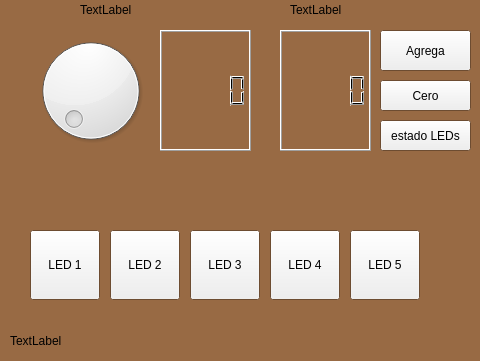
<?xml version="1.0" encoding="UTF-8"?>
<ui version="4.0">
 <class>MainWindow</class>
 <widget class="QMainWindow" name="MainWindow">
  <property name="geometry">
   <rect>
    <x>0</x>
    <y>0</y>
    <width>480</width>
    <height>361</height>
   </rect>
  </property>
  <property name="palette">
   <palette>
    <active>
     <colorrole role="Window">
      <brush brushstyle="SolidPattern">
       <color alpha="255">
        <red>152</red>
        <green>106</green>
        <blue>68</blue>
       </color>
      </brush>
     </colorrole>
    </active>
    <inactive>
     <colorrole role="Window">
      <brush brushstyle="SolidPattern">
       <color alpha="255">
        <red>152</red>
        <green>106</green>
        <blue>68</blue>
       </color>
      </brush>
     </colorrole>
    </inactive>
    <disabled>
     <colorrole role="Base">
      <brush brushstyle="SolidPattern">
       <color alpha="255">
        <red>152</red>
        <green>106</green>
        <blue>68</blue>
       </color>
      </brush>
     </colorrole>
     <colorrole role="Window">
      <brush brushstyle="SolidPattern">
       <color alpha="255">
        <red>152</red>
        <green>106</green>
        <blue>68</blue>
       </color>
      </brush>
     </colorrole>
    </disabled>
   </palette>
  </property>
  <property name="windowTitle">
   <string>MainWindow</string>
  </property>
  <widget class="QWidget" name="centralwidget">
   <widget class="QPushButton" name="pushButton">
    <property name="geometry">
     <rect>
      <x>30</x>
      <y>230</y>
      <width>70</width>
      <height>70</height>
     </rect>
    </property>
    <property name="palette">
     <palette>
      <active>
       <colorrole role="WindowText">
        <brush brushstyle="SolidPattern">
         <color alpha="255">
          <red>255</red>
          <green>255</green>
          <blue>255</blue>
         </color>
        </brush>
       </colorrole>
       <colorrole role="ButtonText">
        <brush brushstyle="SolidPattern">
         <color alpha="255">
          <red>0</red>
          <green>0</green>
          <blue>0</blue>
         </color>
        </brush>
       </colorrole>
      </active>
      <inactive>
       <colorrole role="WindowText">
        <brush brushstyle="SolidPattern">
         <color alpha="255">
          <red>255</red>
          <green>255</green>
          <blue>255</blue>
         </color>
        </brush>
       </colorrole>
       <colorrole role="ButtonText">
        <brush brushstyle="SolidPattern">
         <color alpha="255">
          <red>0</red>
          <green>0</green>
          <blue>0</blue>
         </color>
        </brush>
       </colorrole>
      </inactive>
      <disabled/>
     </palette>
    </property>
    <property name="text">
     <string>LED 1</string>
    </property>
    <property name="checkable">
     <bool>true</bool>
    </property>
   </widget>
   <widget class="QPushButton" name="pushButton_2">
    <property name="geometry">
     <rect>
      <x>110</x>
      <y>230</y>
      <width>70</width>
      <height>70</height>
     </rect>
    </property>
    <property name="palette">
     <palette>
      <active>
       <colorrole role="ButtonText">
        <brush brushstyle="SolidPattern">
         <color alpha="255">
          <red>0</red>
          <green>0</green>
          <blue>0</blue>
         </color>
        </brush>
       </colorrole>
      </active>
      <inactive>
       <colorrole role="ButtonText">
        <brush brushstyle="SolidPattern">
         <color alpha="255">
          <red>0</red>
          <green>0</green>
          <blue>0</blue>
         </color>
        </brush>
       </colorrole>
      </inactive>
      <disabled/>
     </palette>
    </property>
    <property name="text">
     <string>LED 2</string>
    </property>
    <property name="checkable">
     <bool>true</bool>
    </property>
   </widget>
   <widget class="QPushButton" name="pushButton_3">
    <property name="geometry">
     <rect>
      <x>190</x>
      <y>230</y>
      <width>70</width>
      <height>70</height>
     </rect>
    </property>
    <property name="palette">
     <palette>
      <active>
       <colorrole role="ButtonText">
        <brush brushstyle="SolidPattern">
         <color alpha="255">
          <red>0</red>
          <green>0</green>
          <blue>0</blue>
         </color>
        </brush>
       </colorrole>
      </active>
      <inactive>
       <colorrole role="ButtonText">
        <brush brushstyle="SolidPattern">
         <color alpha="255">
          <red>0</red>
          <green>0</green>
          <blue>0</blue>
         </color>
        </brush>
       </colorrole>
      </inactive>
      <disabled/>
     </palette>
    </property>
    <property name="text">
     <string>LED 3</string>
    </property>
    <property name="checkable">
     <bool>true</bool>
    </property>
   </widget>
   <widget class="QPushButton" name="pushButton_4">
    <property name="geometry">
     <rect>
      <x>270</x>
      <y>230</y>
      <width>70</width>
      <height>70</height>
     </rect>
    </property>
    <property name="palette">
     <palette>
      <active>
       <colorrole role="ButtonText">
        <brush brushstyle="SolidPattern">
         <color alpha="255">
          <red>0</red>
          <green>0</green>
          <blue>0</blue>
         </color>
        </brush>
       </colorrole>
      </active>
      <inactive>
       <colorrole role="ButtonText">
        <brush brushstyle="SolidPattern">
         <color alpha="255">
          <red>0</red>
          <green>0</green>
          <blue>0</blue>
         </color>
        </brush>
       </colorrole>
      </inactive>
      <disabled/>
     </palette>
    </property>
    <property name="text">
     <string>LED 4</string>
    </property>
    <property name="checkable">
     <bool>true</bool>
    </property>
   </widget>
   <widget class="QPushButton" name="pushButton_5">
    <property name="geometry">
     <rect>
      <x>350</x>
      <y>230</y>
      <width>70</width>
      <height>70</height>
     </rect>
    </property>
    <property name="palette">
     <palette>
      <active>
       <colorrole role="ButtonText">
        <brush brushstyle="SolidPattern">
         <color alpha="255">
          <red>0</red>
          <green>0</green>
          <blue>0</blue>
         </color>
        </brush>
       </colorrole>
      </active>
      <inactive>
       <colorrole role="ButtonText">
        <brush brushstyle="SolidPattern">
         <color alpha="255">
          <red>0</red>
          <green>0</green>
          <blue>0</blue>
         </color>
        </brush>
       </colorrole>
      </inactive>
      <disabled/>
     </palette>
    </property>
    <property name="text">
     <string>LED 5</string>
    </property>
    <property name="checkable">
     <bool>true</bool>
    </property>
   </widget>
   <widget class="QLabel" name="label">
    <property name="geometry">
     <rect>
      <x>10</x>
      <y>330</y>
      <width>411</width>
      <height>21</height>
     </rect>
    </property>
    <property name="text">
     <string>TextLabel</string>
    </property>
   </widget>
   <widget class="QLCDNumber" name="lcdNumber">
    <property name="geometry">
     <rect>
      <x>160</x>
      <y>30</y>
      <width>91</width>
      <height>121</height>
     </rect>
    </property>
    <property name="font">
     <font>
      <pointsize>20</pointsize>
     </font>
    </property>
   </widget>
   <widget class="QDial" name="dial">
    <property name="geometry">
     <rect>
      <x>30</x>
      <y>30</y>
      <width>121</width>
      <height>121</height>
     </rect>
    </property>
    <property name="maximum">
     <number>180</number>
    </property>
   </widget>
   <widget class="QLabel" name="label_2">
    <property name="geometry">
     <rect>
      <x>80</x>
      <y>0</y>
      <width>111</width>
      <height>20</height>
     </rect>
    </property>
    <property name="text">
     <string>TextLabel</string>
    </property>
   </widget>
   <widget class="QLabel" name="label_3">
    <property name="geometry">
     <rect>
      <x>20</x>
      <y>170</y>
      <width>251</width>
      <height>17</height>
     </rect>
    </property>
    <property name="frameShape">
     <enum>QFrame::Shape::NoFrame</enum>
    </property>
    <property name="text">
     <string/>
    </property>
   </widget>
   <widget class="QLCDNumber" name="lcdNumber_2">
    <property name="geometry">
     <rect>
      <x>280</x>
      <y>30</y>
      <width>91</width>
      <height>121</height>
     </rect>
    </property>
    <property name="font">
     <font>
      <pointsize>20</pointsize>
     </font>
    </property>
   </widget>
   <widget class="QLabel" name="label_4">
    <property name="geometry">
     <rect>
      <x>290</x>
      <y>0</y>
      <width>161</width>
      <height>20</height>
     </rect>
    </property>
    <property name="text">
     <string>TextLabel</string>
    </property>
   </widget>
   <widget class="QPushButton" name="pushButton_6">
    <property name="geometry">
     <rect>
      <x>380</x>
      <y>30</y>
      <width>91</width>
      <height>41</height>
     </rect>
    </property>
    <property name="text">
     <string>Agrega</string>
    </property>
   </widget>
   <widget class="QPushButton" name="pushButton_7">
    <property name="geometry">
     <rect>
      <x>380</x>
      <y>80</y>
      <width>91</width>
      <height>31</height>
     </rect>
    </property>
    <property name="text">
     <string>Cero</string>
    </property>
   </widget>
   <widget class="QPushButton" name="pushButton_8">
    <property name="geometry">
     <rect>
      <x>380</x>
      <y>120</y>
      <width>91</width>
      <height>31</height>
     </rect>
    </property>
    <property name="text">
     <string>estado LEDs</string>
    </property>
   </widget>
   <widget class="QLabel" name="label_5">
    <property name="geometry">
     <rect>
      <x>380</x>
      <y>160</y>
      <width>91</width>
      <height>20</height>
     </rect>
    </property>
    <property name="frameShape">
     <enum>QFrame::Shape::NoFrame</enum>
    </property>
    <property name="text">
     <string/>
    </property>
   </widget>
   <widget class="QLabel" name="label_6">
    <property name="geometry">
     <rect>
      <x>430</x>
      <y>260</y>
      <width>41</width>
      <height>20</height>
     </rect>
    </property>
    <property name="text">
     <string/>
    </property>
   </widget>
  </widget>
 </widget>
 <resources/>
 <connections/>
</ui>
